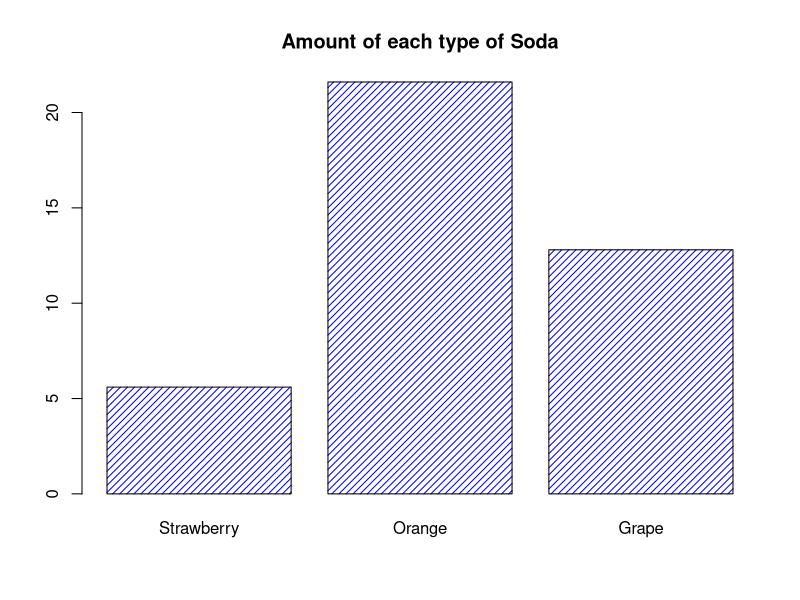
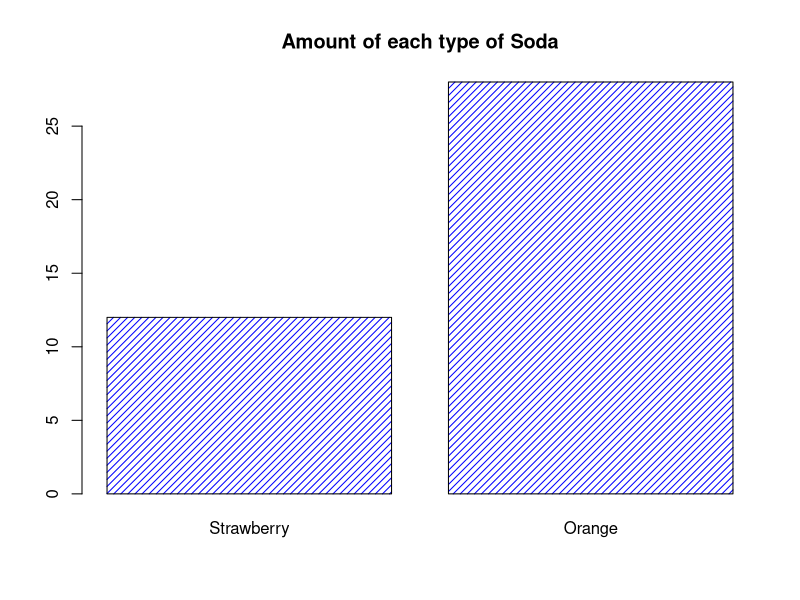

These figures' R source, in order:
## ---- chunk 1
#install.packages("lpSolve")
library(lpSolve)
## ---- chunk 2
# profit
obj_coef <- c(13,23,30)
# without Grape
obj_coe2<- c(13,23)
## ---- chunk 3
# matrix
con <- matrix(c(
  5,15,10,
  4,4,4,
  35,20,15,
  5,10,20
), nrow = 4, byrow = TRUE)

# without Grape
con2 <- matrix(c(
  5,15,
  4,4,
  35,20,
  5,10
), nrow = 4, byrow = TRUE)
## ---- chunk 4
# directions
dir <- c("<=",
         "<=",
         "<=",
         "<="
         )
## ---- chunk 5
# resources
res <- c(480,
         160,
         1190,
         500
         )
## ---- chunk 6
sol <- lp(
  "max",
  obj_coef,
  con,
  dir,
  res
  )

# without Grape
sol2 <- lp(
  "max",
  obj_coe2,
  con2,
  dir,
  res
)
## ---- chunk 7
sol$objval
## ---- chunk 8
sol$solution
## ---- chunk 9
barplot(sol$solution,
     main ="Amount of each type of Soda",
     names.arg = c("Strawberry", "Orange", "Grape"),
     col = "blue",
     density = 20
     )
## ---- chunk 10
sol2$objval
## ---- chunk 11
sol2$solution
## ---- chunk 12
barplot(sol2$solution,
     main ="Amount of each type of Soda",
     names.arg = c("Strawberry", "Orange"),
     col = "blue",
     density = 20
     )
